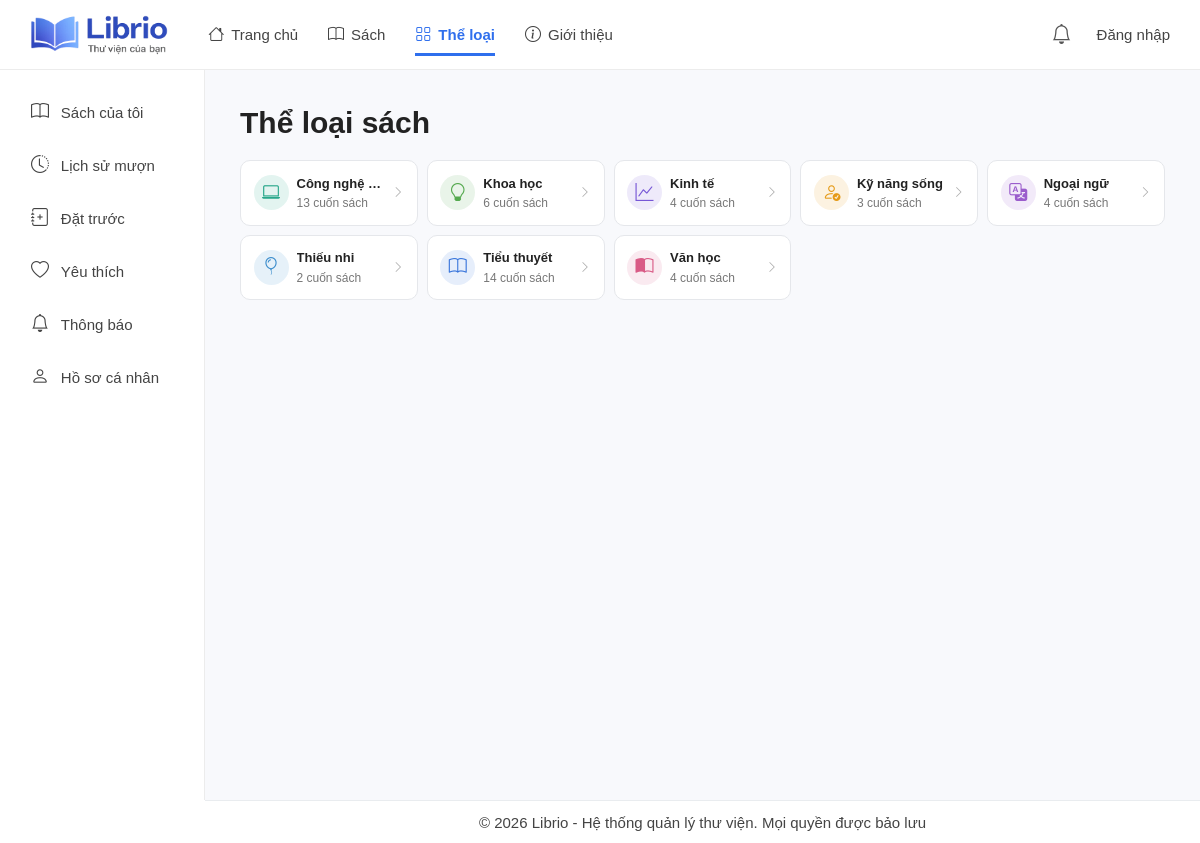
/index.php?page=category, run on the app's committed database.
### tables this page shows
CREATE TABLE `categories` (
    `category_id` INT AUTO_INCREMENT PRIMARY KEY,           
    `category_name` VARCHAR(100) NOT NULL UNIQUE,           
    `icon` VARCHAR(50),                                     
    `icon_color` VARCHAR(20)                                
);

### backend/app/controllers/reader/BookReaderController.php (called while the page is built, shortened)
<?php
    require_once __DIR__ . '/../BaseController.php';
    require_once __DIR__ . '/../../models/Category.php';
    class BookReaderController extends BaseReaderController
    {
        public static function category()
        {
            $categories = Category::getAllWithBookCount();
            require_once __DIR__ . '/../../../../frontend/reader/category.php';
        }
    }
?>

### index.php (called while the page is built, shortened)
<?php
    require_once __DIR__ . '/backend/app/router.php';
?>

### backend/app/models/Category.php (called while the page is built, shortened)
<?php
    require_once __DIR__ . '/../config/database.php';
    class Category
    {
        public static function getAllWithBookCount()
        {
            global $conn;
            $sql = "SELECT c.category_id, c.category_name, c.icon, c.icon_color,
                        COUNT(b.book_id) AS book_count
                    FROM categories c
                    LEFT JOIN books b
                        ON c.category_id = b.category_id
                    GROUP BY c.category_id, c.category_name, c.icon, c.icon_color
                    ORDER BY c.category_name ASC";
            $result = $conn->query($sql);
            return $result->fetch_all(MYSQLI_ASSOC);
        }
    }
?>

### frontend/reader/category.php (the view, shortened to what this page needs)
<!DOCTYPE html>
<html lang="en">
<head>
    <link rel="stylesheet" href="https://cdn.jsdelivr.net/npm/bootstrap-icons@1.11.3/font/bootstrap-icons.min.css">
    <link rel="stylesheet" href="<?= BASE_URL ?>/frontend/assets/css/reader/navbar.css?v=1.0">
    <link rel="stylesheet" href="<?= BASE_URL ?>/frontend/assets/css/reader/sidebar_reader.css?v=1.0">
    <link rel="stylesheet" href="<?= BASE_URL ?>/frontend/assets/css/reader/footer.css?v=1.0">
    <link rel="stylesheet" href="<?= BASE_URL ?>/frontend/assets/css/alert.css?v=1.0">
    <link rel="stylesheet" href="<?= BASE_URL ?>/frontend/assets/css/reader/category.css?v=1.0">
</head>
<body>
    <?php require_once 'navbar.php';?>
    <?php require_once 'sidebar_reader.php';?>
    <main class="reader-category">
        <div class="category-page-header">
            <div>
                <h1>Thể loại sách</h1>
            </div>
        </div>
        <div class="category-grid">
            <?php if (!empty($categories)): ?>
                <?php foreach ($categories as $category): ?>
                    <a href="<?= BASE_URL ?>/index.php?page=book&category_id[]=<?= (int)$category['category_id'] ?>" class="category-card">
                        <div class="category-icon" style="background: <?= htmlspecialchars($category['icon_color'] ?? '#3974d5') ?>20;
                                                          color: <?= htmlspecialchars($category['icon_color'] ?? '#3974d5') ?>;">
                            <i class="<?= htmlspecialchars($category['icon'] ?? 'bi bi-book') ?>"></i>
                        </div>
                        <div class="category-info">
                            <h3>
                                <?= htmlspecialchars($category['category_name']) ?>
                            </h3>
                            <span>
                                <?= (int)$category['book_count'] ?> cuốn sách
                            </span>
                        </div>
                        <div class="category-arrow">
                            <i class="bi bi-chevron-right"></i>
                        </div>
                    </a>
                <?php endforeach; ?>
            <?php else: ?>
                <div class="empty-data">
                    Không có thể loại nào.
                </div>
            <?php endif; ?>
        </div>
    </main>
    <?php require_once 'footer.php';?>
</body>
</html>

### frontend/assets/css/reader/navbar.css (style rules this page uses)
* { margin: 0; padding: 0; box-sizing: border-box; }
body { font-family: Arial, Helvetica, sans-serif; padding-top: 70px; }

### frontend/assets/css/reader/sidebar_reader.css (style rules this page uses)
* { margin: 0; padding: 0; box-sizing: border-box; }
body { font-family: Arial, Helvetica, sans-serif; }

### frontend/assets/css/reader/category.css (style rules this page uses)
body { overflow-x: hidden; }
.reader-category { width: calc(100% - 205px); margin-left: 205px; padding: 30px 35px; box-sizing: border-box; background: #f8f9fc; min-height: calc(100vh - 70px); }
.category-page-header { display: flex; align-items: center; justify-content: space-between; margin-bottom: 15px; }
.category-page-header h1 { margin: 0; color: #222; font-size: 30px; line-height: 1.5; font-weight: bold; }
.category-grid { display: grid; grid-template-columns: repeat(5, minmax(0, 1fr)); gap: 9px; }
.category-card { display: flex; align-items: center; gap: 8px; min-width: 0; padding: 12.5px; box-sizing: border-box; background: #fff; border: 1px solid #e5e7eb; border-radius: 10px; color: #222; text-decoration: none; transition: transform 0.25s ease, box-shadow 0.25s ease; }
.category-icon { width: 35px; height: 35px; flex-shrink: 0; display: flex; align-items: center; justify-content: center; border-radius: 50%; }
.category-icon i { font-size: 18px; }
.category-info { min-width: 0; flex: 1; }
.category-info h3 { margin: 0; color: #222; font-size: 13px; line-height: 1.5; font-weight: bold; white-space: nowrap; overflow: hidden; text-overflow: ellipsis; }
.category-info span { display: block; margin-top: 1px; color: #777; font-size: 12px; line-height: 1.5; }
.category-arrow { flex-shrink: 0; color: #aaa; font-size: 12px; transition: transform 0.25s ease, color 0.25s ease; }

### data on the page
categories: category_name "Công nghệ…", book_count "13"
categories: category_name "Khoa học", book_count "6"
categories: category_name "Kinh tế", book_count "4"
categories: category_name "Kỹ năng sống", book_count "3"
categories: category_name "Ngoại ngữ", book_count "4"
categories: category_name "Thiếu nhi", book_count "2"
categories: category_name "Tiểu thuyết", book_count "14"
categories: category_name "Văn học", book_count "4"
